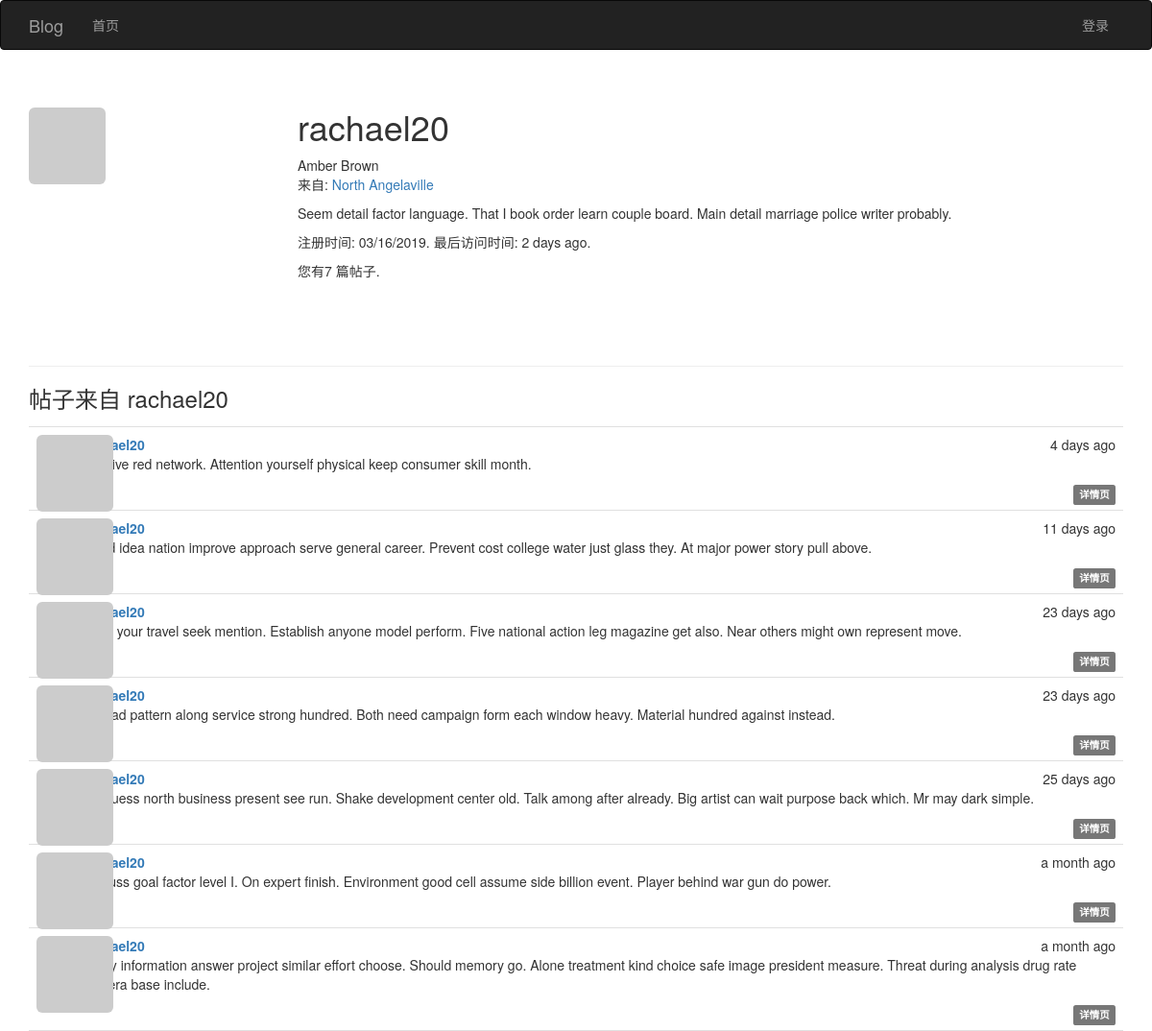
The app's page /user/rachael20 with its own data.
### app/models.py (models this page shows, shortened)
class User(UserMixin, db.Model):
    __tablename__ = 'users'
    id = db.Column(db.Integer, primary_key=True)
    email = db.Column(db.String(64), unique=True)
    username = db.Column(db.String(64), unique=True, index=True)
    password_hash = db.Column(db.String(128))
    role_id = db.Column(db.Integer, db.ForeignKey('roles.id'))
    confirmed = db.Column(db.Boolean, default=False)
    name = db.Column(db.String(64))
    location = db.Column(db.String(64))
    about_me = db.Column(db.Text())
    member_since = db.Column(db.DateTime(), default=datetime.utcnow)
    last_seen = db.Column(db.DateTime(), default=datetime.utcnow)
    avatar_hash = db.Column(db.String(32))
    articles = db.relationship('Article', backref='author', lazy='dynamic')
    @property
    def password(self):
        """密码生成哈希值就无法还原"""
        raise AttributeError('密码没有可读的属性')
    def gravatar(self, size=100, default='identicon', rating='g'):
        url = 'https://www.gravatar.com/avatar'
        hash = self.avatar_hash or self.gravatar_hash()
        u = '{url}/{hash}?s={size}&d={default}&r={rating}'.format(
            url=url, hash=hash, size=size, default=default, rating=rating)
        return u

class Article(db.Model):
    __tablename__ = 'articles'
    id = db.Column(db.Integer, primary_key=True)
    body = db.Column(db.Text)
    body_html = db.Column(db.Text)
    timestamp = db.Column(db.DateTime, index=True, default=datetime.utcnow)
    author_id = db.Column(db.Integer, db.ForeignKey('users.id'))

### app/main/views.py (the view)
class Users(MethodView):
    def get(self, username):
        user = User.query.filter_by(username=username).first_or_404()
        articles = user.articles.order_by(Article.timestamp.desc()).all()
        return render_template('user.html', user=user, articles=articles)

### app/auth/views.py (called while the page is built)
@auth.before_app_request
def before_request():
    if current_user.is_authenticated:
        current_user.ping()
        if not current_user.confirmed \
                and request.blueprint != 'auth' \
                and request.endpoint != 'static':
            return redirect(url_for('auth.unconfirmed'))

### app/main/__init__.py (called while the page is built)
@main.app_context_processor
def inject_permissions():
    return dict(Permission=Permission)

### app/models.py (called while the page is built)
    def is_administrator(self):
        return False

### app/templates/user.html (shortened to what this page needs)
{% extends "base.html" %}
{% block page_content %}
<div class="page-header">
    <img class="img-rounded profile-thumbnail" src="{{ user.gravatar(size=256) }}">
    <div class="profile-header">
        <h1>{{ user.username }}</h1>
        {% if user.name or user.location %}
        <p>
            {% if user.name %}{{ user.name }}<br>{% endif %}
            {% if user.location %}
                来自: <a href="http://maps.google.com/?q={{ user.location }}">{{ user.location }}</a><br>
            {% endif %}
        </p>
        {% endif %}
        {% if user.about_me %}<p>{{ user.about_me }}</p>{% endif %}
        <p>注册时间: {{ moment(user.member_since).format('L') }}. 最后访问时间: {{ moment(user.last_seen).fromNow() }}.</p>
        <p>您有{{ user.articles.count() }} 篇帖子.</p>
    </div>
</div>
<h3>帖子来自 {{ user.username }}</h3>
{% include '_articles.html' %}
{% endblock %}

### app/templates/_articles.html (shortened to what this page needs)
<ul class="articles">
    {% for article in articles %}
    <li class="article">
        <div class="article-thumbnail">
            <a href="{{ url_for('main.user', username=article.author.username) }}">
                <img class="img-rounded profile-thumbnail" src="{{ article.author.gravatar(size=40) }}">
            </a>
        </div>
        <div class="article-content">
            <div class="article-date">{{ moment(article.timestamp).fromNow() }}</div>
            <div class="article-author"><a href="{{ url_for('main.user', username=article.author.username) }}">{{ article.author.username }}</a></div>
             <div class="article-body">
                {% if article.body_html %}
                    {{ article.body_html | safe }}
                {% else %}
                    {{ article.body }}
                {% endif %}
            </div>
        <div class="article-footer">
            <a href="{{ url_for('main.article', id=article.id) }}">
                <span class="label label-default">详情页</span>
            </a>
        </div>
        </div>
    </li>
    {% endfor %}
</ul>

### app/static/css/styles.css (style rules this page uses)
.profile-thumbnail { position: absolute; }
.profile-header { min-height: 260px; margin-left: 280px; }
ul.articles { list-style-type: none; padding: 0px; margin: 16px 0px 0px 0px; border-top: 1px solid #e0e0e0; }
ul.articles li.article { padding: 8px; border-bottom: 1px solid #e0e0e0; }
div.article-date { float: right; }
div.article-author { font-weight: bold; }
div.article-thumbnail { position: absolute; }
div.article-content { margin-left: 48px; min-height: 48px; }
div.article-footer { text-align: right; }

### records on screen
User: username "rachael20", name "Amber Brown", location "North Angelaville", about_me "Seem detail factor language. That I book order learn couple board. Main detail marriage police writer probably.", member_since "03/16/2019", last_seen "2 days ago"
Article: timestamp "4 days ago", author.username "rachael20", body_html "Positive red network. Attention yourself physical keep consumer skill month."
Article: timestamp "11 days ago", author.username "rachael20", body_html "Avoid idea nation improve approach serve general career. Prevent cost college water just glass they. At major power story pull above."
Article: timestamp "23 days ago", author.username "rachael20", body_html "Push your travel seek mention. Establish anyone model perform. Five national action leg magazine get also. Near others might own represent move."
Article: timestamp "23 days ago", author.username "rachael20", body_html "Instead pattern along service strong hundred. Both need campaign form each window heavy. Material hundred against instead."
Article: timestamp "25 days ago", author.username "rachael20", body_html "Off guess north business present see run. Shake development center old. Talk among after already. Big artist can wait purpose back which. Mr may dark simple."
Article: timestamp "a month ago", author.username "rachael20", body_html "Discuss goal factor level I. On expert finish. Environment good cell assume side billion event. Player behind war gun do power."
Article: timestamp "a month ago", author.username "rachael20", body_html "Every information answer project similar effort choose. Should memory go. Alone treatment kind choice safe image president measure. Threat during analysis drug rate camera base include."

### other values on screen
{{ user.articles.count() }} "7"
